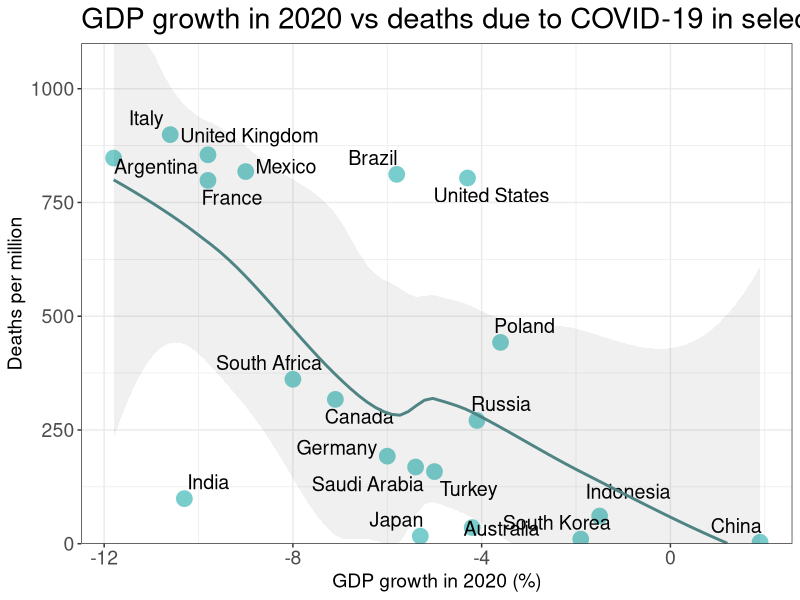
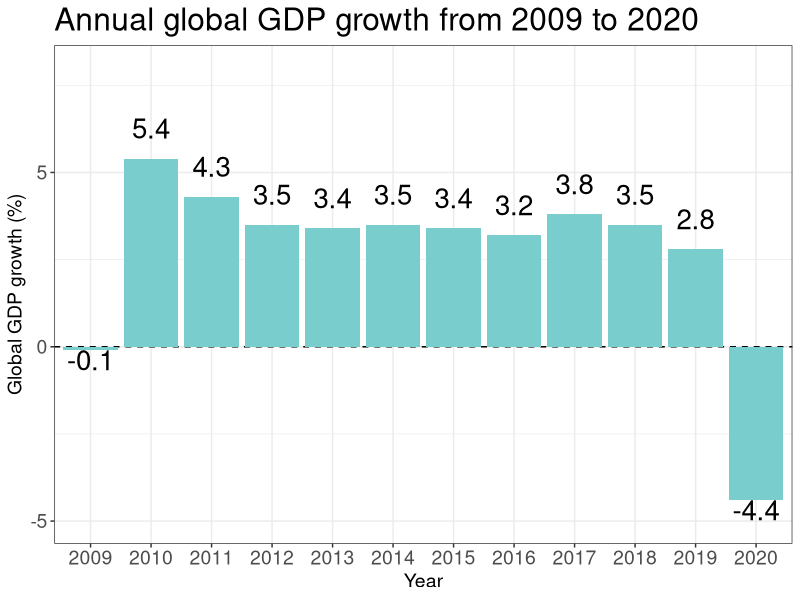

These charts were generated, in order, by the following R code:
library(dplyr)
library(ggplot2)
library(ggthemes)
library(ggrepel)
options(stringsAsFactors = FALSE)


dfNames <- read.csv("Names.csv")   #pomocnicza df z nazwami krajow
#WIELKAdf <- read.csv("G20-Deaths.csv")
#dfD <- WIELKAdf %>% mutate(date=as.Date(date, format='%Y-%m-%d'))
#dfD <-dfD %>% filter(date=="2020-07-01")
#dfD <- dfD %>% choose(location, total_deaths_per_million, total_tests_per_thousand) 

#G20 <- inner_join(dfNames, dfD, by=c("Country"="location"))
#G20 <- G20 %>% select(Country, total_deaths_per_million, Value, total_tests_per_thousand) 
#write.csv(G20, "G20.csv")
G20 <- read.csv("G20.csv")
g20Annual <- read.csv("imf-dm-export.csv", sep=";", stringsAsFactors = FALSE)
#dfD2 <- WIELKAdf %>% mutate(date=as.Date(date, format='%Y-%m-%d'))
#dfD2 <-dfD2 %>% filter(date=="2020-11-29")
#write.csv(dfD2, "dfD2.csv")
dfD2 <- read.csv("dfD2.csv")
colnames(g20Annual)[1] <- "Country"
g20Annual <- g20Annual %>% mutate(Country = replace(Country, Country=="China, People's Republic of", "China" ))
g20Annual <- g20Annual %>% mutate(Country = replace(Country, Country=="Russian Federation", "Russia") )
g20Annual <- g20Annual %>% mutate(Country = replace(Country, Country=="Korea, Republic of", "South Korea") )
g20Annual <- g20Annual %>% filter(Country %in% dfNames$Country)
dfD2 <- dfD2 %>% mutate(location = replace(location, location=="China (People's Republic of)", "China") )
dfD2 <- dfD2 %>% mutate(location = replace(location, location=="Korea", "South Korea") )
Roczne <- inner_join(g20Annual, dfD2, by=c("Country"="location")) %>% select(Country, X2020, total_deaths_per_million)
Roczne$total_deaths_per_million<-as.numeric(Roczne$total_deaths_per_million)
Roczne$X2020 <- as.numeric(gsub(",", ".", Roczne$X2020))





y <-ggplot(Roczne, aes(x=X2020, y=total_deaths_per_million, label=Country))+
  geom_point(size=5, color='darkslategray3')+
  geom_text_repel(box.padding = 0.4, segment.size = 0, segment.color = 'transparent', size=5)+
  theme_bw()+
  labs(title="GDP growth in 2020 vs deaths due to COVID-19 in selected countries", x="GDP growth in 2020 (%)", y="Deaths per million")+
  geom_smooth(se=FALSE, color='darkslategray4') +  
  scale_y_continuous(expand = c(0, 0), limits = c(0, 1100))+
  stat_smooth(fullrange=TRUE,geom='ribbon', aes(ymin = ifelse(..ymin.. < 0, 0, ..ymin..), ymax=ifelse(..ymax..>1100, 1100, ..ymax..)), alpha = .07)+
  theme(title=element_text(size=17.5),
        axis.title=element_text(size=14),
        axis.text = element_text(size=14))
  
y



Years <- as.character(2009:2020)
GlobalGDP <- c(-0.1, 5.4,	4.3,	3.5,	3.4,	3.5,	3.4,	3.2,	3.8,	3.5,	2.8,	-4.4)
dfYears <- data.frame(Years, GlobalGDP)
barowy <- ggplot(dfYears, aes(x=Years, y=GlobalGDP))+
  geom_hline(yintercept=0, linetype="dashed")+
  geom_bar(stat='identity', fill='darkslategray3')+theme_bw()+ylim(-5,8)+
  labs(title="Annual global GDP growth from 2009 to 2020", x="Year", y="Global GDP growth (%)")+
   geom_text(aes(label=GlobalGDP), vjust=-GlobalGDP/abs(GlobalGDP), size=7)+
   theme(title=element_text(size=19),
         axis.title=element_text(size=14),
         axis.text = element_text(size=14))
barowy
